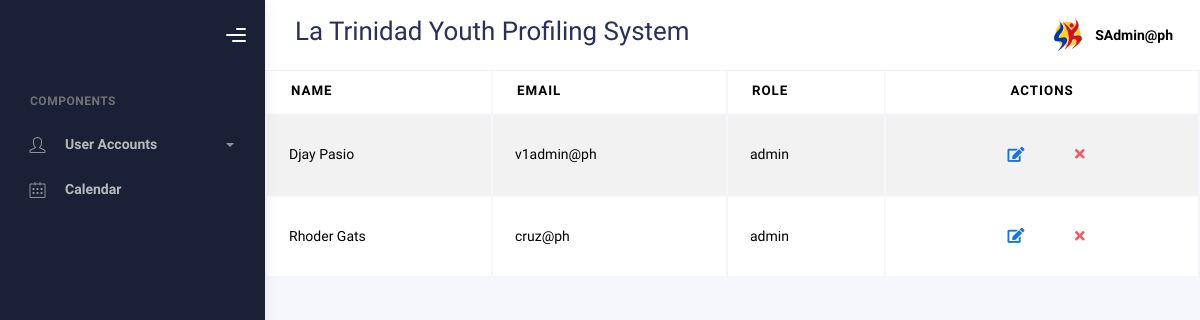
The page /superadmin/accounts.php (signed in) on the database as committed earlier.
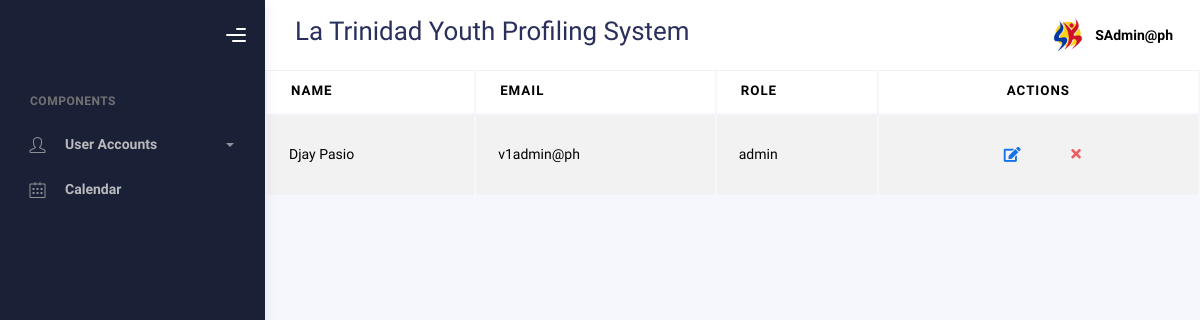
The same page on the database as committed later.
### tables this page shows
CREATE TABLE `account` (
  `id` int(250) NOT NULL,
  `email` varchar(50) NOT NULL,
  `password` varchar(255) NOT NULL,
  `FirstName` varchar(50) NOT NULL,
  `LastName` varchar(50) NOT NULL,
  `role` enum('superadmin','admin','user') NOT NULL DEFAULT 'user',
  `code` varchar(50) DEFAULT NULL
);

### superadmin/accounts.php (the view, shortened to what this page needs)
<?php
include("../connection/conne.php");
$barangay_code = "";
?>
<!DOCTYPE html>
<html lang="en">
  <head>
    <link rel="stylesheet" href="../bootstrap/assets/css/bootstrap.min.css" />
    <link rel="stylesheet" href="../bootstrap/assets/css/plugins.min.css" />
    <link rel="stylesheet" href="../bootstrap/assets/css/kaiadmin.min.css" />
  </head>
  <body>
    <div class="wrapper">
      <div class="sidebar" data-background-color="dark">
        <div class="sidebar-logo">
          <div class="logo-header" data-background-color="dark">
            <div class="nav-toggle">
              <button class="btn btn-toggle toggle-sidebar">
                <i class="gg-menu-right"></i>
              </button>
            </div>
          </div>
        </div>
        <div class="sidebar-wrapper scrollbar scrollbar-inner">
          <div class="sidebar-content">
            <ul class="nav nav-secondary">
              <li class="nav-section">
                <h4 class="text-section">Components</h4>
              </li>
              <li class="nav-item">
              <li class="nav-item">
                <a data-bs-toggle="collapse" href="#forms">
                  <i class="fas icon-user"></i>
                  <p>User Accounts</p>
                  <span class="caret"></span>
                </a>
              </li>
              <li class="nav-item">
                <a href="calendar.php">
                  <i class="fas icon-calendar"></i>
                  <p>Calendar</p>
                </a>
              </li>
            </ul>
          </div>
        </div>
      </div>
      <div class="main-panel">
        <div class="main-header">
          <nav
            class="navbar navbar-header navbar-header-transparent navbar-expand-lg border-bottom"
          >
            <div class="container-fluid">
              <h2><?php echo $barangay_code; ?> La Trinidad Youth Profiling System</h2>
              <ul class="navbar-nav topbar-nav ms-md-auto align-items-center">
                <li class="nav-item topbar-user dropdown hidden-caret">
                  <a
                    class="dropdown-toggle profile-pic"
                    data-bs-toggle="dropdown"
                    aria-expanded="false">
                    <div class="avatar-sm">
                      <img
                        src="../bootstrap/assets/img/profile.jpg"
                        alt="..."
                        class="avatar-img rounded-circle"
                      />
                    </div>
                    <span class="profile-username">
                    <span class="fw-bold"><?php echo $_SESSION['email']; ?></span>
                    </span>
                  </a>
                </li>
              </ul>
            </div>
          </nav>
        </div>
        <div class="content">
        <h1>User Accounts</h1>
        <?php
        $current_user_email = $_SESSION['email'];
        $role = $_SESSION['role'];
        if ($role === 'superadmin') {
        $sql_fetch = "SELECT * FROM account WHERE role = 'admin' AND email != '$current_user_email'";
        } elseif ($role === 'admin') {
        $sql_fetch = "SELECT * FROM account WHERE role = 'user' AND email != '$current_user_email'";
        } else {
        echo "Unauthorized access.";
        exit();
        }
    $sql_result = mysqli_query($conn, $sql_fetch);
    if ($sql_result && mysqli_num_rows($sql_result) > 0) {
        ?>
            <div class="section">
            <div class="table-responsive">
                  <table class="display table table-striped table-hover dataTable" id="add-row">
                    <thead>
                        <tr>
                          <th>Name</th>
                          <th>Email</th>
                          <th>Role</th>
                          <th><center>Actions</center></th>
                        </tr>
                      </thead>
                      <tbody>
                        <?php
                        while ($row = mysqli_fetch_assoc($sql_result)) {
                            $lname = $row['LastName'];
                            $fname = $row['FirstName'];
                            $email = $row['email'];
                            $role = $row['role'];
                            $fullName = $fname . ' ' . $lname;
                            ?>
                            <tr>
                                <td><?= $fullName; ?></td>
                                <td style="text-transform:lowercase"><?= $email; ?></td>
                                <td><?= $role; ?></td>
                                <td><center>
                                  <a href="update_acc.php?id=<?= $row['id']; ?>" class="btn btn-link btn-primary btn-lg" data-bs-toggle="tooltip" title="Edit"><i
                                      class="fa fa-edit"></i></a>
                                  <a href="delete.php?id=<?= $row['id']; ?>" class="btn btn-link btn-danger" title="Delete" data-bs-toggle="tooltip"
                                    onclick="return confirm('Are you sure you want to delete this profile?');"><i
                                      class="fa fa-times"></i></a>
                                </center></td>
                            </tr>
                        <?php } ?>
                      </tbody>
                    </table>
                </div>
            </div>
        <?php } else { ?>
            <p>No accounts found.</p>
        <?php } ?>
    </div>
  </div>
  </div>
</body>
</html>

Rows that differ between the two databases and show on the page:
no longer on this page (row edited): account: fullName "Rhoder Gats", email "cruz@ph", role "admin"
